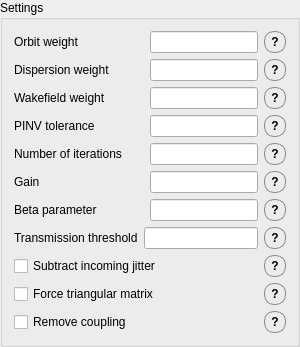
                 <widget class="QGroupBox" name="groupBox">
                  <property name="styleSheet">
                   <string notr="true">QGroupBox#groupBox {
    background-color: rgb(245, 245, 245);
    border: 1px solid rgb(210, 210, 210);
    border-radius: 6px;
    margin-top: 8px;
    padding-top: 6px;
}
QGroupBox#groupBox::title {
    subcontrol-origin: margin;
    left: 10px;
    padding: 0 4px 0 4px;
}</string>
                  </property>
                  <property name="title">
                   <string>Settings</string>
                  </property>
                  <layout class="QVBoxLayout" name="verticalLayout_3">
                   <item>
                    <layout class="QHBoxLayout" name="horizontalLayout_3">
                     <item>
                      <widget class="QLabel" name="label">
                       <property name="minimumSize">
                        <size>
                         <width>130</width>
                         <height>0</height>
                        </size>
                       </property>
                       <property name="maximumSize">
                        <size>
                         <width>130</width>
                         <height>16777215</height>
                        </size>
                       </property>
                       <property name="text">
                        <string>Orbit weight</string>
                       </property>
                      </widget>
                     </item>
                     <item>
                      <widget class="QLineEdit" name="lineEdit">
                       <property name="sizePolicy">
                        <sizepolicy hsizetype="Expanding" vsizetype="Fixed">
                         <horstretch>0</horstretch>
                         <verstretch>0</verstretch>
                        </sizepolicy>
                       </property>
                       <property name="toolTipDuration">
                        <number>5</number>
                       </property>
                      </widget>
                     </item>
                     <item>
                      <widget class="QToolButton" name="orbit_weight_tooltip">
                       <property name="toolTip">
                        <string>&lt;html&gt;&lt;head/&gt;&lt;body&gt;&lt;p&gt;Weight of the orbit residual in the correction. &lt;/p&gt;&lt;p&gt;Higher value makes the algorithm prioritize matching the reference orbit, which is the initial, sarting orbit. &lt;/p&gt;&lt;/body&gt;&lt;/html&gt;</string>
                       </property>
                       <property name="styleSheet">
                        <string notr="true">QToolButton#orbit_weight_tooltip {
    border: 1px solid #888;
    border-radius: 10px;
    min-width: 20px;
    max-width: 20px;
    min-height: 20px;
    max-height: 20px;
    padding: 0px;
    font-weight: bold;
}
QToolButton#orbit_weight_tooltip:hover {
    background-color: #e6e6e6;
}</string>
                       </property>
                       <property name="text">
                        <string>?</string>
                       </property>
                      </widget>
                     </item>
                    </layout>
                   </item>
                   <item>
                    <layout class="QHBoxLayout" name="horizontalLayout_4">
                     <item>
                      <widget class="QLabel" name="label_2">
                       <property name="minimumSize">
                        <size>
                         <width>130</width>
                         <height>0</height>
                        </size>
                       </property>
                       <property name="maximumSize">
                        <size>
                         <width>130</width>
                         <height>16777215</height>
                        </size>
                       </property>
                       <property name="text">
                        <string>Dispersion weight</string>
                       </property>
                      </widget>
                     </item>
                     <item>
                      <widget class="QLineEdit" name="lineEdit_2">
                       <property name="sizePolicy">
                        <sizepolicy hsizetype="Expanding" vsizetype="Fixed">
                         <horstretch>0</horstretch>
                         <verstretch>0</verstretch>
                        </sizepolicy>
                       </property>
                      </widget>
                     </item>
                     <item>
                      <widget class="QToolButton" name="dispersion_weight_tooltip">
                       <property name="toolTip">
                        <string>&lt;html&gt;&lt;head/&gt;&lt;body&gt;&lt;p&gt;Weight of the DFS term. &lt;/p&gt;&lt;p&gt;Higher value makes the correction prioritize reducing residual dispersion. &lt;/p&gt;&lt;/body&gt;&lt;/html&gt;</string>
                       </property>
                       <property name="styleSheet">
                        <string notr="true">QToolButton#dispersion_weight_tooltip {
    border: 1px solid #888;
    border-radius: 10px;
    min-width: 20px;
    max-width: 20px;
    min-height: 20px;
    max-height: 20px;
    padding: 0px;
    font-weight: bold;
}
QToolButton#dispersion_weight_tooltip:hover {
    background-color: #e6e6e6;
}</string>
                       </property>
                       <property name="text">
                        <string>?</string>
                       </property>
                      </widget>
                     </item>
                    </layout>
                   </item>
                   <item>
                    <layout class="QHBoxLayout" name="horizontalLayout_5">
                     <item>
                      <widget class="QLabel" name="label_3">
                       <property name="minimumSize">
                        <size>
                         <width>130</width>
                         <height>0</height>
                        </size>
                       </property>
                       <property name="maximumSize">
                        <size>
                         <width>130</width>
                         <height>16777215</height>
                        </size>
                       </property>
                       <property name="text">
                        <string>Wakefield weight</string>
                       </property>
                      </widget>
                     </item>
                     <item>
                      <widget class="QLineEdit" name="lineEdit_3">
                       <property name="sizePolicy">
                        <sizepolicy hsizetype="Expanding" vsizetype="Fixed">
                         <horstretch>0</horstretch>
                         <verstretch>0</verstretch>
                        </sizepolicy>
                       </property>
                      </widget>
                     </item>
                     <item>
                      <widget class="QToolButton" name="wakefield_weight_tooltip">
                       <property name="toolTip">
                        <string>&lt;html&gt;&lt;head/&gt;&lt;body&gt;&lt;p&gt;Weight of the WFS term. &lt;/p&gt;&lt;p&gt;Higher value makes the correction prioritize reducing intensity-dependent orbit changes. &lt;/p&gt;&lt;/body&gt;&lt;/html&gt;</string>
                       </property>
                       <property name="styleSheet">
                        <string notr="true">QToolButton#wakefield_weight_tooltip {
    border: 1px solid #888;
    border-radius: 10px;
    min-width: 20px;
    max-width: 20px;
    min-height: 20px;
    max-height: 20px;
    padding: 0px;
    font-weight: bold;
}
QToolButton#wakefield_weight_tooltip:hover {
    background-color: #e6e6e6;
}</string>
                       </property>
                       <property name="text">
                        <string>?</string>
                       </property>
                      </widget>
                     </item>
                    </layout>
                   </item>
                   <item>
                    <layout class="QHBoxLayout" name="horizontalLayout_8">
                     <item>
                      <widget class="QLabel" name="label_4">
                       <property name="minimumSize">
                        <size>
                         <width>130</width>
                         <height>0</height>
                        </size>
                       </property>
                       <property name="maximumSize">
                        <size>
                         <width>130</width>
                         <height>16777215</height>
                        </size>
                       </property>
                       <property name="text">
                        <string>PINV tolerance</string>
                       </property>
                      </widget>
                     </item>
                     <item>
                      <widget class="QLineEdit" name="lineEdit_4">
                       <property name="sizePolicy">
                        <sizepolicy hsizetype="Expanding" vsizetype="Fixed">
                         <horstretch>0</horstretch>
                         <verstretch>0</verstretch>
                        </sizepolicy>
                       </property>
                      </widget>
                     </item>
                     <item>
                      <widget class="QToolButton" name="pinv_tooltip">
                       <property name="minimumSize">
                        <size>
                         <width>22</width>
                         <height>22</height>
                        </size>
                       </property>
                       <property name="maximumSize">
                        <size>
                         <width>22</width>
                         <height>22</height>
                        </size>
                       </property>
                       <property name="focusPolicy">
                        <enum>Qt::NoFocus</enum>
                       </property>
                       <property name="toolTip">
                        <string>&lt;html&gt;&lt;head/&gt;&lt;body&gt;&lt;p&gt;PINV tolerance sets the pseudoinverse cutoff. &lt;/p&gt;&lt;p&gt;&lt;span style=&quot; font-weight:600;&quot;&gt;Smaller values&lt;/span&gt; keep &lt;span style=&quot; font-weight:600;&quot;&gt;more modes&lt;/span&gt; and give &lt;span style=&quot; font-weight:600;&quot;&gt;stronger but noisier correction&lt;/span&gt;. &lt;/p&gt;&lt;p&gt;&lt;span style=&quot; font-weight:600;&quot;&gt;Larger values&lt;/span&gt; remove &lt;span style=&quot; font-weight:600;&quot;&gt;weak modes&lt;/span&gt;, making &lt;span style=&quot; font-weight:600;&quot;&gt;correction more stable but sometimes weaker&lt;/span&gt;.&lt;/p&gt;&lt;/body&gt;&lt;/html&gt;</string>
                       </property>
                       <property name="styleSheet">
                        <string notr="true">QToolButton#pinv_tooltip {
    border: 1px solid #888;
    border-radius: 10px;
    min-width: 20px;
    max-width: 20px;
    min-height: 20px;
    max-height: 20px;
    padding: 0px;
    font-weight: bold;
}
QToolButton#pinv_tooltip:hover {
    background-color: #e6e6e6;
}</string>
                       </property>
                       <property name="text">
                        <string>?</string>
                       </property>
                       <property name="autoRaise">
                        <bool>true</bool>
                       </property>
                      </widget>
                     </item>
                    </layout>
                   </item>
                   <item>
                    <layout class="QHBoxLayout" name="horizontalLayout_10">
                     <item>
                      <widget class="QLabel" name="label_5">
                       <property name="minimumSize">
                        <size>
                         <width>130</width>
                         <height>0</height>
                        </size>
                       </property>
                       <property name="maximumSize">
                        <size>
                         <width>130</width>
                         <height>16777215</height>
                        </size>
                       </property>
                       <property name="text">
                        <string>Number of iterations</string>
                       </property>
                      </widget>
                     </item>
                     <item>
                      <widget class="QLineEdit" name="lineEdit_5">
                       <property name="sizePolicy">
                        <sizepolicy hsizetype="Expanding" vsizetype="Fixed">
                         <horstretch>0</horstretch>
                         <verstretch>0</verstretch>
                        </sizepolicy>
                       </property>
                      </widget>
                     </item>
                     <item>
                      <widget class="QToolButton" name="n_iterations_tooltip">
                       <property name="toolTip">
                        <string>Number of correction iterations to run.</string>
                       </property>
                       <property name="styleSheet">
                        <string notr="true">QToolButton#n_iterations_tooltip {
    border: 1px solid #888;
    border-radius: 10px;
    min-width: 20px;
    max-width: 20px;
    min-height: 20px;
    max-height: 20px;
    padding: 0px;
    font-weight: bold;
}
QToolButton#n_iterations_tooltip:hover {
    background-color: #e6e6e6;
}</string>
                       </property>
                       <property name="text">
                        <string>?</string>
                       </property>
                      </widget>
                     </item>
                    </layout>
                   </item>
                   <item>
                    <layout class="QHBoxLayout" name="horizontalLayout_31">
                     <item>
                      <widget class="QLabel" name="label_6">
                       <property name="minimumSize">
                        <size>
                         <width>130</width>
                         <height>0</height>
                        </size>
                       </property>
                       <property name="maximumSize">
                        <size>
                         <width>130</width>
                         <height>16777215</height>
                        </size>
                       </property>
                       <property name="text">
                        <string>Gain</string>
                       </property>
                      </widget>
                     </item>
                     <item>
                      <widget class="QLineEdit" name="lineEdit_6">
                       <property name="sizePolicy">
                        <sizepolicy hsizetype="Expanding" vsizetype="Fixed">
                         <horstretch>0</horstretch>
                         <verstretch>0</verstretch>
                        </sizepolicy>
                       </property>
                      </widget>
                     </item>
                     <item>
                      <widget class="QToolButton" name="gain_tooltip">
                       <property name="toolTip">
                        <string>&lt;html&gt;&lt;head/&gt;&lt;body&gt;&lt;p&gt;Fraction of the &lt;span style=&quot; font-weight:600;&quot;&gt;computed correction &lt;/span&gt;applied at each iteration. &lt;/p&gt;&lt;p&gt;&lt;span style=&quot; font-weight:600;&quot;&gt;Lower gain is safer&lt;/span&gt;; higher gain is faster but can overshoot.&lt;/p&gt;&lt;/body&gt;&lt;/html&gt;</string>
                       </property>
                       <property name="styleSheet">
                        <string notr="true">QToolButton#gain_tooltip {
    border: 1px solid #888;
    border-radius: 10px;
    min-width: 20px;
    max-width: 20px;
    min-height: 20px;
    max-height: 20px;
    padding: 0px;
    font-weight: bold;
}
QToolButton#gain_tooltip:hover {
    background-color: #e6e6e6;
}</string>
                       </property>
                       <property name="text">
                        <string>?</string>
                       </property>
                      </widget>
                     </item>
                    </layout>
                   </item>
                   <item>
                    <layout class="QHBoxLayout" name="horizontalLayout_beta">
                     <item>
                      <widget class="QLabel" name="label_beta">
                       <property name="minimumSize">
                        <size>
                         <width>130</width>
                         <height>0</height>
                        </size>
                       </property>
                       <property name="maximumSize">
                        <size>
                         <width>130</width>
                         <height>16777215</height>
                        </size>
                       </property>
                       <property name="text">
                        <string>Beta parameter</string>
                       </property>
                      </widget>
                     </item>
                     <item>
                      <widget class="QLineEdit" name="lineEdit_beta">
                       <property name="sizePolicy">
                        <sizepolicy hsizetype="Expanding" vsizetype="Fixed">
                         <horstretch>0</horstretch>
                         <verstretch>0</verstretch>
                        </sizepolicy>
                       </property>
                       <property name="maximumSize">
                        <size>
                         <width>500</width>
                         <height>16777215</height>
                        </size>
                       </property>
                      </widget>
                     </item>
                     <item>
                      <widget class="QToolButton" name="beta_tooltip">
                       <property name="minimumSize">
                        <size>
                         <width>22</width>
                         <height>22</height>
                        </size>
                       </property>
                       <property name="maximumSize">
                        <size>
                         <width>22</width>
                         <height>22</height>
                        </size>
                       </property>
                       <property name="focusPolicy">
                        <enum>Qt::NoFocus</enum>
                       </property>
                       <property name="toolTip">
                        <string>&lt;html&gt;&lt;head/&gt;&lt;body&gt;&lt;p&gt;Tikhonov regularization strength. &lt;/p&gt;&lt;p&gt;If beta &amp;gt; 0, the solver uses (A^T A + beta I)^-1 to stabilize the correction.&lt;/p&gt;&lt;p&gt;&lt;br/&gt;&lt;/p&gt;&lt;p&gt;Use &lt;span style=&quot; font-weight:600;&quot;&gt;0 for standard pseudo-inverse.&lt;/span&gt;&lt;/p&gt;&lt;p&gt;&lt;span style=&quot; font-weight:600;&quot;&gt;Increase&lt;/span&gt; it to &lt;span style=&quot; font-weight:600;&quot;&gt;make the solution smoother and less sensitive to noise&lt;/span&gt;. &lt;/p&gt;&lt;/body&gt;&lt;/html&gt;</string>
                       </property>
                       <property name="styleSheet">
                        <string notr="true">QToolButton#beta_tooltip {
    border: 1px solid #888;
    border-radius: 10px;
    min-width: 20px;
    max-width: 20px;
    min-height: 20px;
    max-height: 20px;
    padding: 0px;
    font-weight: bold;
}
QToolButton#beta_tooltip:hover {
    background-color: #e6e6e6;
}</string>
                       </property>
                       <property name="text">
                        <string>?</string>
                       </property>
                       <property name="autoRaise">
                        <bool>true</bool>
                       </property>
                      </widget>
                     </item>
                    </layout>
                   </item>
                   <item>
                    <layout class="QHBoxLayout" name="transmission_layout">
                     <item>
                      <widget class="QLabel" name="label_transmission">
                       <property name="text">
                        <string>Transmission threshold</string>
                       </property>
                      </widget>
                     </item>
                     <item>
                      <widget class="QLineEdit" name="transmission_value"/>
                     </item>
                     <item>
                      <widget class="QToolButton" name="transmission_tooltip">
                       <property name="toolTip">
                        <string>&lt;html&gt;&lt;head/&gt;&lt;body&gt;&lt;p&gt;Threshold [%] of initial transmission. When the transmission reaches this level, the correction stops.&lt;/p&gt;&lt;p&gt;&lt;br/&gt;&lt;/p&gt;&lt;/body&gt;&lt;/html&gt;</string>
                       </property>
                       <property name="styleSheet">
                        <string notr="true">QToolButton#transmission_tooltip {
    border: 1px solid #888;
    border-radius: 10px;
    min-width: 20px;
    max-width: 20px;
    min-height: 20px;
    max-height: 20px;
    padding: 0px;
    font-weight: bold;
}
QToolButton#transmission_tooltip:hover {
    background-color: #e6e6e6;
}</string>
                       </property>
                       <property name="text">
                        <string>?</string>
                       </property>
                      </widget>
                     </item>
                    </layout>
                   </item>
                   <item>
                    <layout class="QHBoxLayout" name="jitter_subtraction_layout">
                     <item>
                      <widget class="QCheckBox" name="subtract_jitter_checkbox">
                       <property name="toolTip">
                        <string>&lt;html&gt;&lt;head/&gt;&lt;body&gt;&lt;p&gt;Use upstream BPMs to estimate shot-to-shot incoming beam jitter and subtract it from downstream BPM readings. Recommended mainly for quadrupole mover correction, where the machine configuration remains fixed. For kicker correction with DFS/WFS, use with care because energy or intensity changes can be interpreted as jitter.&lt;/p&gt;&lt;/body&gt;&lt;/html&gt;</string>
                       </property>
                       <property name="text">
                        <string>Subtract incoming jitter</string>
                       </property>
                       <property name="checked">
                        <bool>false</bool>
                       </property>
                      </widget>
                     </item>
                     <item>
                      <widget class="QToolButton" name="jitter_subtraction_tooltip">
                       <property name="minimumSize">
                        <size>
                         <width>22</width>
                         <height>22</height>
                        </size>
                       </property>
                       <property name="maximumSize">
                        <size>
                         <width>22</width>
                         <height>22</height>
                        </size>
                       </property>
                       <property name="focusPolicy">
                        <enum>Qt::NoFocus</enum>
                       </property>
                       <property name="toolTip">
                        <string>&lt;html&gt;&lt;head/&gt;&lt;body&gt;&lt;p&gt;Subtracts correlated incoming beam jitter using upstream BPMs as references.&lt;/p&gt;&lt;p&gt;&lt;span style=&quot; font-weight:600;&quot;&gt;Recommended:&lt;/span&gt; quadrupole mover correction, where the optics/energy stay fixed.&lt;/p&gt;&lt;p&gt;&lt;span style=&quot; font-weight:600;&quot;&gt;For correctors mode &lt;/span&gt;(kicker correction with DFS/WFS): In off-energy or reduced-charge measurements, real physical orbit changes may be mistaken for jitter and over-subtracted.&lt;/p&gt;&lt;/body&gt;&lt;/html&gt;</string>
                       </property>
                       <property name="styleSheet">
                        <string notr="true">QToolButton#jitter_subtraction_tooltip {
    border: 1px solid #888;
    border-radius: 10px;
    min-width: 20px;
    max-width: 20px;
    min-height: 20px;
    max-height: 20px;
    padding: 0px;
    font-weight: bold;
}
QToolButton#jitter_subtraction_tooltip:hover {
    background-color: #e6e6e6;
}</string>
                       </property>
                       <property name="text">
                        <string>?</string>
                       </property>
                       <property name="autoRaise">
                        <bool>true</bool>
                       </property>
                      </widget>
                     </item>
                    </layout>
                   </item>
                   <item>
                    <layout class="QHBoxLayout" name="triangular_checkbox_layout">
                     <item>
                      <widget class="QCheckBox" name="triangular_checkbox">
                       <property name="text">
                        <string>Force triangular matrix</string>
                       </property>
                      </widget>
                     </item>
                     <item>
                      <widget class="QToolButton" name="triangular_tooltip">
                       <property name="minimumSize">
                        <size>
                         <width>22</width>
                         <height>22</height>
                        </size>
                       </property>
                       <property name="maximumSize">
                        <size>
                         <width>22</width>
                         <height>22</height>
                        </size>
                       </property>
                       <property name="focusPolicy">
                        <enum>Qt::NoFocus</enum>
                       </property>
                       <property name="toolTip">
                        <string>&lt;html&gt;&lt;body&gt;&lt;p&gt;Forces the response matrix to be triangular by setting the response of BPMs upstream of each actuator to zero.&lt;/p&gt;&lt;p&gt;Useful for transport lines or linacs. In a damping ring, the orbit is closed and each corrector can affect every BPM, so this option is usually not needed.&lt;/p&gt;&lt;/body&gt;&lt;/html&gt;</string>
                       </property>
                       <property name="styleSheet">
                        <string notr="true">QToolButton#triangular_tooltip {
    border: 1px solid #888;
    border-radius: 10px;
    min-width: 20px;
    max-width: 20px;
    min-height: 20px;
    max-height: 20px;
    padding: 0px;
    font-weight: bold;
}
QToolButton#triangular_tooltip:hover {
    background-color: #e6e6e6;
}</string>
                       </property>
                       <property name="text">
                        <string>?</string>
                       </property>
                       <property name="autoRaise">
                        <bool>true</bool>
                       </property>
                      </widget>
                     </item>
                    </layout>
                   </item>
                   <item>
                    <layout class="QHBoxLayout" name="coupling_layout">
                     <item>
                      <widget class="QCheckBox" name="remove_coupling_checkbox">
                       <property name="text">
                        <string>Remove coupling</string>
                       </property>
                      </widget>
                     </item>
                     <item>
                      <widget class="QToolButton" name="remove_coupling_tooltip">
                       <property name="toolTip">
                        <string>&lt;html&gt;&lt;head/&gt;&lt;body&gt;&lt;p&gt;Sets the cross-plane response blocks (Rxy and Ryx) to zero, decoupling horizontal and vertical correction. Use when the measured cross-plane coupling is dominated by noise, or when an uncoupled correction is intended.&lt;/p&gt;&lt;/body&gt;&lt;/html&gt;</string>
                       </property>
                       <property name="styleSheet">
                        <string notr="true">QToolButton#remove_coupling_tooltip {
    border: 1px solid #888;
    border-radius: 10px;
    min-width: 20px;
    max-width: 20px;
    min-height: 20px;
    max-height: 20px;
    padding: 0px;
    font-weight: bold;
}
QToolButton#remove_coupling_tooltip:hover {
    background-color: #e6e6e6;
}</string>
                       </property>
                       <property name="text">
                        <string>?</string>
                       </property>
                      </widget>
                     </item>
                    </layout>
                   </item>
                  </layout>
                 </widget>
